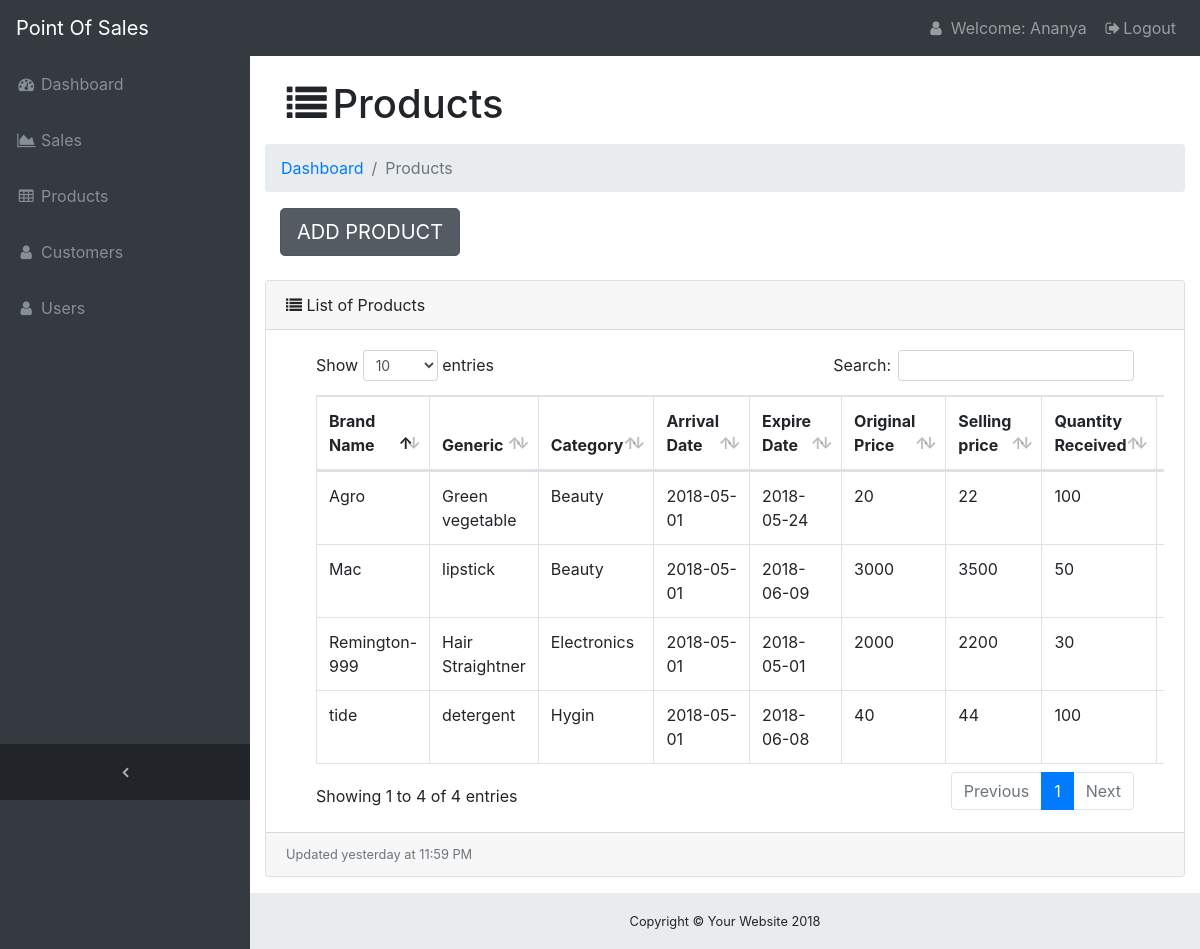
The page /product.php (signed in) on the database its author committed.
### tables this page shows
CREATE TABLE `product` (
  `product_id` int(11) NOT NULL,
  `brand_name` varchar(255) NOT NULL,
  `Generic` varchar(255) NOT NULL,
  `Category` varchar(255) NOT NULL,
  `Date_Received` date NOT NULL,
  `Date_Expire` date NOT NULL,
  `Original_Price` float NOT NULL,
  `Selling_Price` float NOT NULL,
  `Quantity` int(11) NOT NULL,
  `Quantity_Left` int(11) NOT NULL,
  `Total_BDT` int(11) NOT NULL
);

### product.php (the view, shortened to what this page needs)
<!DOCTYPE html>
<html lang="en">
<head>
  <link href="vendor/bootstrap/css/bootstrap.min.css" rel="stylesheet">
  <link href="vendor/font-awesome/css/font-awesome.min.css" rel="stylesheet" type="text/css">
  <link href="vendor/datatables/dataTables.bootstrap4.css" rel="stylesheet">
  <link href="css/sb-admin.css" rel="stylesheet">
<?php
$invoice=rand();
?>
</head>
<body class="fixed-nav sticky-footer bg-dark" id="page-top">
   <nav class="navbar navbar-expand-lg navbar-dark bg-dark fixed-top" id="mainNav">
    <a class="navbar-brand" href="Homepage.php">Point Of Sales</a>
    <div class="collapse navbar-collapse" id="navbarResponsive">
      <ul class="navbar-nav navbar-sidenav" id="exampleAccordion">
        <li class="nav-item" data-toggle="tooltip" data-placement="right" title="Dashboard">
          <a class="nav-link" href="index.php">
            <i class="fa fa-fw fa-dashboard"></i>
            <span class="nav-link-text">Dashboard</span>
          </a>
        </li>
        <li class="nav-item" data-toggle="tooltip" data-placement="right" title="Sales">
     <a class="nav-link" href="sales.php?invoice=<?php echo $invoice ?>">
            <i class="fa fa-fw fa-area-chart"></i>
            <span class="nav-link-text">Sales</span>
          </a>
        </li>
        <li class="nav-item" data-toggle="tooltip" data-placement="right" title="Products">
          <a class="nav-link" href="product.php">
            <i class="fa fa-fw fa-table"></i>
            <span class="nav-link-text">Products</span>
          </a>
        </li>
        <li class="nav-item" data-toggle="tooltip" data-placement="right" title="Customers">
          <a class="nav-link" href="customer.php">
            <i class="fa fa-fw fa-user"></i>
            <span class="nav-link-text">Customers</span>
          </a>
        </li>
        <li class="nav-item" data-toggle="tooltip" data-placement="right" title="Users">
          <a class="nav-link" href="user.php">
            <i class="fa fa-fw fa-user"></i>
            <span class="nav-link-text">Users</span>
          </a>
        </li>
      </ul>
      <ul class="navbar-nav sidenav-toggler">
        <li class="nav-item">
          <a class="nav-link text-center" id="sidenavToggler">
            <i class="fa fa-fw fa-angle-left"></i>
          </a>
        </li>
      </ul>
      <ul class="navbar-nav ml-auto">
        <li class="nav-item">
         <a class="nav-link" data-toggle="modal" data-target="#WModal"><i class="fa fa-fw fa-user"></i> Welcome: <?php echo $_SESSION['user_name'] ?> </a>
        </li>
        <li class="nav-item">
          <a class="nav-link" data-toggle="modal" data-target="#exampleModal">
            <i class="fa fa-fw fa-sign-out"></i>Logout</a>
        </li>
      </ul>
    </div>
  </nav>
  <div class="content-wrapper">
    <div class="container-fluid">
         <div class="nav-link">
          <h1><i class="fa fa-fw fa-list"></i>Products</h1>
        </div>
      <ol class="breadcrumb">
        <li class="breadcrumb-item">
          <a href="#">Dashboard</a>
        </li>
        <li class="breadcrumb-item active">Products</li>
      </ol>
          <div class="container">
            <div class="row">
               <div class="col-sm">
                   <a  href="#" class="btn btn-secondary btn-lg active" data-toggle="modal" data-target="#PModal"  role="button" aria-pressed="true">ADD PRODUCT</a>
                   </div>
                </div>
            </div><br>
      <div class="card mb-3">
        <div class="card-header">
          <i class="fa fa-list"></i>
          List of Products
          </div>
        <div class="card-body">
          <div class="table-responsive col-md-12">
            <table class="table table-bordered" id="dataTable" width="100%" cellspacing="0" on>
              <thead>
                <tr>
                  <th>Brand Name</th>
                  <th>Generic</th>
                  <th>Category</th>
                  <th>Arrival Date</th>
                  <th>Expire Date</th>
                  <th>Original Price</th>
                  <th>Selling price</th>
                  <th>Quantity Received</th>
                  <th>Quantity Left</th>
                </tr>
              </thead>
              <tbody>
                  <?php
                  include 'dbms.php' ;
                  $sql="SELECT * FROM `product` WHERE 1" ;
                  $res=mysqli_query($conn,$sql);
                  while($row=mysqli_fetch_assoc($res))
                  { ?>
                  <tr>
                  <td><?php echo $row['brand_name']  ?> </td>
                  <td><?php echo $row['Generic'] ?></td>
                  <td><?php echo $row['Category'] ?></td>
                  <td><?php echo $row['Date_Received'] ?></td>
                  <td><?php echo $row['Date_Expire'] ?></td>
                  <td><?php echo $row['Original_Price'] ?></td>
                  <td><?php echo $row['Selling_Price'] ?></td>
                  <td><?php echo $row['Quantity'] ?></td>
                  <td><?php echo $row['Quantity_Left'] ?></td>
                  </tr>
                  <?php
                  }
                  ?>
              </tbody>
            </table>
          </div>
        </div>
        <div class="card-footer small text-muted">Updated yesterday at 11:59 PM</div>
      </div>
    </div>
    <footer class="sticky-footer">
      <div class="container">
        <div class="text-center">
          <small>Copyright © Your Website 2018</small>
        </div>
      </div>
    </footer>
</div>
</body>
</html>

### css/sb-admin.css (style rules this page uses)
html { position: relative; min-height: 100%; }
body { overflow-x: hidden; }
body.sticky-footer { margin-bottom: 56px; }
body.sticky-footer .content-wrapper { min-height: calc(100vh - 56px - 56px); }
body.fixed-nav { padding-top: 56px; }
.content-wrapper { min-height: calc(100vh - 56px); padding-top: 1rem; }
#mainNav .navbar-collapse { overflow: auto; max-height: 75vh; }
#mainNav .navbar-collapse .navbar-nav .nav-item .nav-link { cursor: pointer; }
#mainNav .navbar-collapse .sidenav-toggler { display: none; }
@media (min-width: 992px) { #mainNav .navbar-brand { width: 250px; } }
@media (min-width: 992px) { #mainNav .navbar-collapse { overflow: visible; max-height: none; } }
@media (min-width: 992px) { #mainNav .navbar-collapse .navbar-sidenav { position: absolute; top: 0; left: 0; -webkit-flex-direction: column; -ms-flex-direction: column; flex-direction: column; margin-top: 56px; } }
@media (min-width: 992px) { #mainNav .navbar-collapse .navbar-sidenav > .nav-item { width: 250px; padding: 0; } }
@media (min-width: 992px) { #mainNav .navbar-collapse .navbar-sidenav > .nav-item > .nav-link { padding: 1em; } }
#mainNav.fixed-top .sidenav-toggler { display: none; }
@media (min-width: 992px) { #mainNav.fixed-top .navbar-sidenav { height: calc(100vh - 112px); } }
@media (min-width: 992px) { #mainNav.fixed-top .sidenav-toggler { position: absolute; top: 0; left: 0; display: flex; -webkit-flex-direction: column; -ms-flex-direction: column; flex-direction: column; margin-top: calc(100vh - 56px); } }
@media (min-width: 992px) { #mainNav.fixed-top .sidenav-toggler > .nav-item { width: 250px; padding: 0; } }
@media (min-width: 992px) { #mainNav.fixed-top .sidenav-toggler > .nav-item > .nav-link { padding: 1em; } }
#mainNav.fixed-top.navbar-dark .sidenav-toggler { background-color: #212529; }
#mainNav.fixed-top.navbar-dark .sidenav-toggler a i { color: #adb5bd; }
.content-wrapper { overflow-x: hidden; background: white; }
@media (min-width: 992px) { .content-wrapper { margin-left: 250px; } }
#sidenavToggler i { font-weight: 800; }
#mainNav.navbar-dark .navbar-collapse .navbar-sidenav > .nav-item > .nav-link { color: #868e96; }
@media (min-width: 992px) { #mainNav.navbar-dark .navbar-collapse .navbar-sidenav { background: #343a40; } }
footer.sticky-footer { position: absolute; right: 0; bottom: 0; width: 100%; height: 56px; background-color: #e9ecef; line-height: 55px; }
@media (min-width: 992px) { footer.sticky-footer { width: calc(100% - 250px); } }

### rows shown on the page
product: brand_name "Mac", Generic "lipstick", Category "Beauty", Date_Received "2018-05-01", Date_Expire "2018-06-09", Original_Price "3000", Selling_Price "3500", Quantity "50"
product: brand_name "Agro", Generic "Green vegetable", Category "Beauty", Date_Received "2018-05-01", Date_Expire "2018-05-24", Original_Price "20", Selling_Price "22", Quantity "100"
product: brand_name "Remington-999", Generic "Hair Straightner", Category "Electronics", Date_Received "2018-05-01", Date_Expire "2018-05-01", Original_Price "2000", Selling_Price "2200", Quantity "30"
product: brand_name "tide", Generic "detergent", Category "Hygin", Date_Received "2018-05-01", Date_Expire "2018-06-08", Original_Price "40", Selling_Price "44", Quantity "100"

### other values the page prints
$_SESSION['user_name'] "Ananya"
